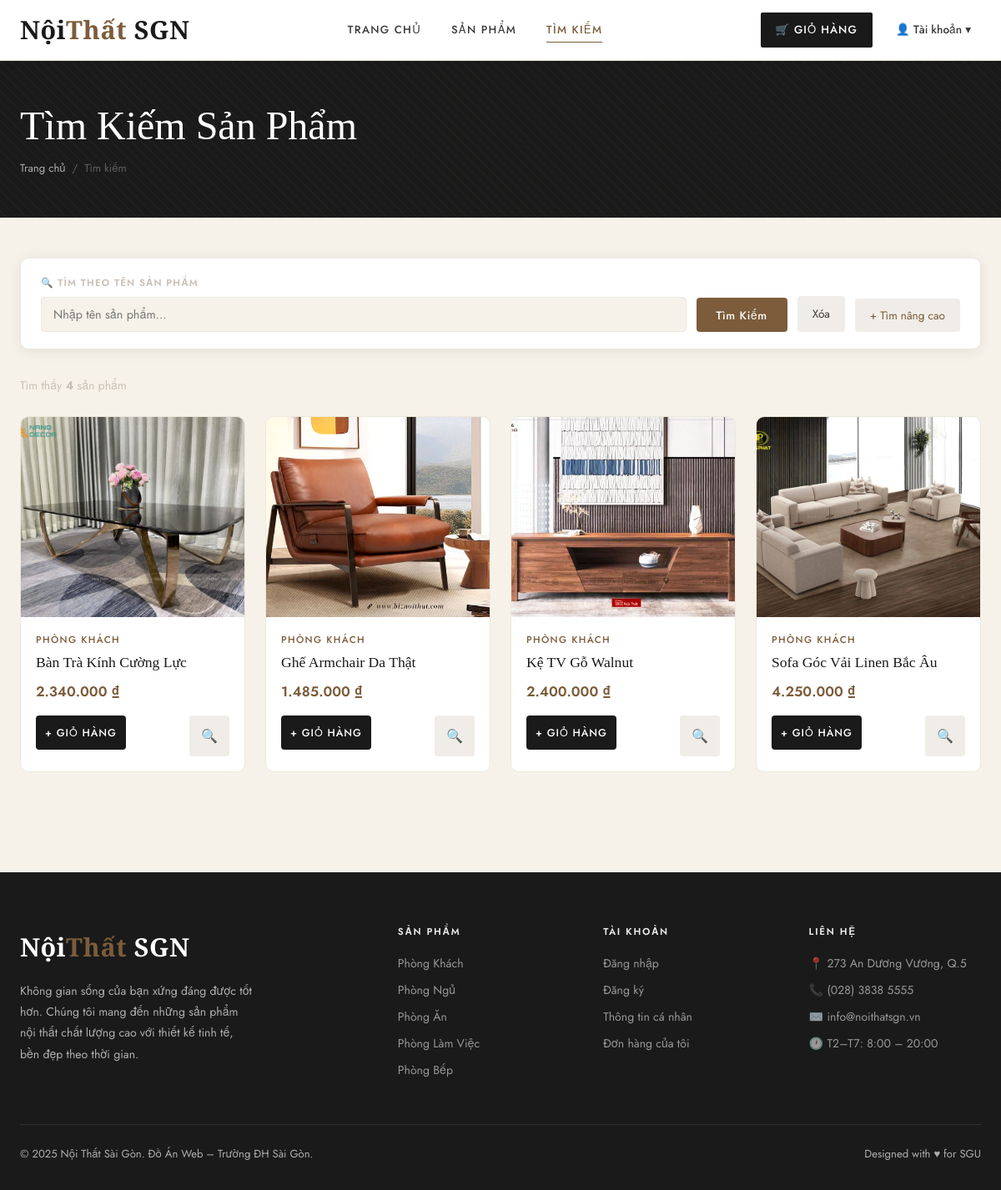
Page /NoiThat/search.php?loai=1 on the committed database.
### tables this page shows
CREATE TABLE `san_pham` (
  `ma_sp` int(11) NOT NULL,
  `ma_loai` int(11) NOT NULL,
  `ten_sp` varchar(200) NOT NULL,
  `mo_ta` text DEFAULT NULL,
  `don_vi_tinh` varchar(30) DEFAULT 'Cái',
  `hinh` varchar(255) DEFAULT NULL,
  `tl_loi_nhuan` decimal(5,2) DEFAULT 20.00 COMMENT '% lợi nhuận mặc định',
  `trang_thai` tinyint(1) DEFAULT 1 COMMENT '1=đang bán, 0=ẩn',
  `created_at` datetime DEFAULT current_timestamp()
);

CREATE TABLE `loai_sp` (
  `ma_loai` int(11) NOT NULL,
  `ten_loai` varchar(100) NOT NULL,
  `mo_ta` text DEFAULT NULL,
  `trang_thai` tinyint(1) DEFAULT 1 COMMENT '1=hiện, 0=ẩn',
  `created_at` datetime DEFAULT current_timestamp()
);

### NoiThat/includes/functions.php (called while the page is built, shortened)
<?php
function formatMoney($amount) {
    return number_format($amount, 0, ',', '.') . ' ₫';
}
function getLoaiSP($conn) {
    return $conn->query("SELECT * FROM loai_sp WHERE trang_thai=1 ORDER BY ten_loai");
}

### NoiThat/search.php (the view, shortened to what this page needs)
<?php
require_once __DIR__ . '/config/db.php';
require_once __DIR__ . '/includes/functions.php';
$per_page = 12;
$page     = max(1, (int)($_GET['page'] ?? 1));
$keyword  = trim($_GET['q'] ?? '');
$loai     = (int)($_GET['loai'] ?? 0);
$gia_min  = (float)($_GET['gia_min'] ?? 0);
$gia_max  = (float)($_GET['gia_max'] ?? 0);
$advanced = isset($_GET['advanced']);
$offset   = ($page - 1) * $per_page;
$price_expr = "(COALESCE(tk.gia_von, 0) * (1 + COALESCE(gb.tl_loi_nhuan, sp.tl_loi_nhuan, 20)/100))";
$where = "sp.trang_thai=1 AND ls.trang_thai=1";
if ($loai > 0) {
    $where .= " AND sp.ma_loai=$loai";
}
$base_sql = "FROM san_pham sp
    JOIN loai_sp ls ON sp.ma_loai=ls.ma_loai
    LEFT JOIN ton_kho tk ON sp.ma_sp=tk.ma_sp
    LEFT JOIN gia_ban gb ON sp.ma_sp=gb.ma_sp
    WHERE $where";
$select_cols = "sp.*, ls.ten_loai, tk.so_luong as ton_kho, tk.gia_von,
    COALESCE(gb.tl_loi_nhuan, sp.tl_loi_nhuan, 20) as tl_loi_nhuan,
    $price_expr as gia_ban_calculated";
$has_search = $keyword !== '' || $loai > 0 || $gia_min > 0 || $gia_max > 0;
$total = 0;
$san_phams = null;
if ($has_search) {
    $count_sql = "SELECT COUNT(*) $base_sql";
    $cr = $conn->query($count_sql);
    $total = (int)$cr->fetch_row()[0];
    $data_sql = "SELECT $select_cols $base_sql ORDER BY sp.ten_sp LIMIT $per_page OFFSET $offset";
    $san_phams = $conn->query($data_sql);
}
include __DIR__ . '/includes/header.php';
?>
<div class="page-header">
    <div class="container">
        <h1>Tìm Kiếm Sản Phẩm</h1>
        <div class="breadcrumb">
            <a href="<?= SITE_URL ?>">Trang chủ</a><span>/</span><span>Tìm kiếm</span>
        </div>
    </div>
</div>
<section class="py-section" style="padding:48px 0 80px;">
    <div class="container">
        <form method="GET" action="" class="filter-bar" style="flex-direction:column;align-items:stretch;gap:16px;">
            <div style="display:flex;gap:12px;flex-wrap:wrap;align-items:flex-end;">
                <div class="filter-group flex-1">
                    <label>🔍 Tìm theo tên sản phẩm</label>
                    <input type="text" name="q" placeholder="Nhập tên sản phẩm..." value="<?= htmlspecialchars($keyword) ?>" class="filter-group input">
                </div>
                <button type="submit" class="btn-search">Tìm Kiếm</button>
                <a href="<?= SITE_URL ?>/search.php" class="btn-reset">Xóa</a>
                <button type="button" id="advancedToggle" class="btn-reset" style="color:var(--walnut);">
                    <?= ($loai > 0 || $gia_min > 0 || $gia_max > 0 || $advanced) ? '− Thu gọn' : '+ Tìm nâng cao' ?>
                </button>
            </div>
        </form>
        <?php if (!$has_search): ?>
            <div class="empty-state">
                <div class="empty-icon">🔍</div>
                <h3>Nhập từ khóa để tìm kiếm</h3>
                <p>Bạn có thể tìm theo tên sản phẩm, danh mục hoặc khoảng giá.</p>
            </div>
        <?php else: ?>
            <p class="text-muted mb-24" style="font-size:0.88rem;">
                Tìm thấy <strong><?= $total ?></strong> sản phẩm
            </p>
            <div class="product-grid">
                <?php while ($sp = $san_phams->fetch_assoc()):
                    $gia_hien_thi = $sp['gia_ban_calculated'];
                    $ton = (int)($sp['ton_kho'] ?? 0);
                ?>
                <div class="product-card">
                    <a href="<?= SITE_URL ?>/product-detail.php?id=<?= $sp['ma_sp'] ?>" class="product-img">
                        <?php if ($sp['hinh'] && file_exists(UPLOAD_PATH . $sp['hinh'])): ?>
                            <img src="<?= UPLOAD_URL . $sp['hinh'] ?>" alt="<?= htmlspecialchars($sp['ten_sp']) ?>">
                        <?php else: ?>
                            <span class="no-img">🛋️</span>
                        <?php endif; ?>
                    </a>
                    <div class="product-info">
                        <div class="product-category"><?= htmlspecialchars($sp['ten_loai']) ?></div>
                        <a href="<?= SITE_URL ?>/product-detail.php?id=<?= $sp['ma_sp'] ?>" class="product-name">
                            <?= htmlspecialchars($sp['ten_sp']) ?>
                        </a>
                        <div class="product-price"><?= formatMoney($gia_hien_thi) ?></div>
                        <div class="product-actions">
                            <?php if ($ton > 0): ?>
                            <form method="POST" action="<?= SITE_URL ?>/cart.php" style="flex:1">
                                <button type="submit" class="btn-cart">+ Giỏ Hàng</button>
                            </form>
                            <?php else: ?>
                                <button class="btn-cart" disabled style="flex:1">Hết Hàng</button>
                            <?php endif; ?>
                            <a href="<?= SITE_URL ?>/product-detail.php?id=<?= $sp['ma_sp'] ?>" class="btn-detail">🔍</a>
                        </div>
                    </div>
                </div>
                <?php endwhile; ?>
            </div>
        <?php endif; ?>
    </div>
</section>
<?php include __DIR__ . '/includes/footer.php'; ?>

### rows in the picture
san_pham: hinh (picture), ma_loai.ten_loai "PHÒNG KHÁCH", ten_sp "Bàn Trà Kính Cường Lực", gia_hien_thi "2.340.000 ₫"
san_pham: hinh (picture), ma_loai.ten_loai "PHÒNG KHÁCH", ten_sp "Ghế Armchair Da Thật", gia_hien_thi "1.485.000 ₫"
san_pham: hinh (picture), ma_loai.ten_loai "PHÒNG KHÁCH", ten_sp "Kệ TV Gỗ Walnut", gia_hien_thi "2.400.000 ₫"
san_pham: hinh (picture), ma_loai.ten_loai "PHÒNG KHÁCH", ten_sp "Sofa Góc Vải Linen Bắc Âu", gia_hien_thi "4.250.000 ₫"

### other values in the picture
$total "4"
